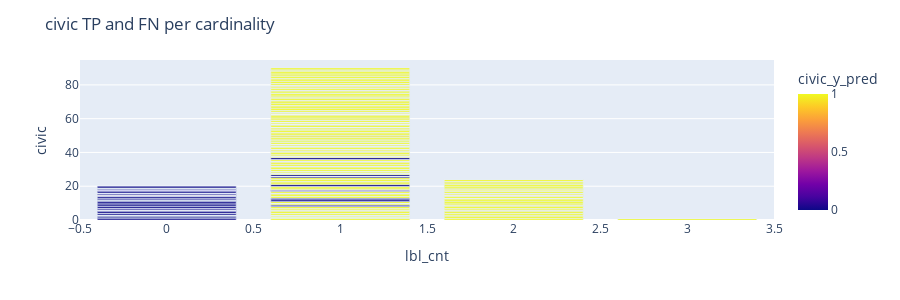
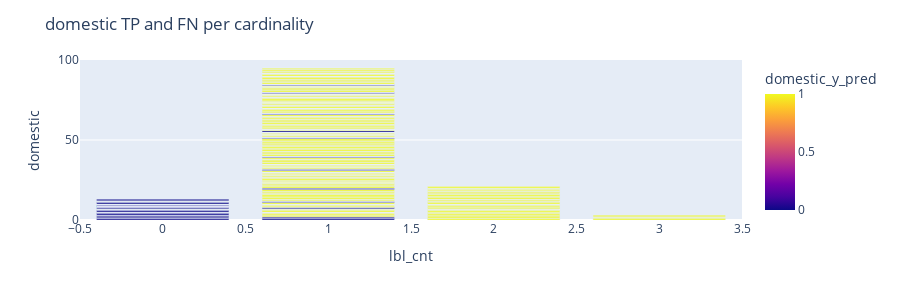
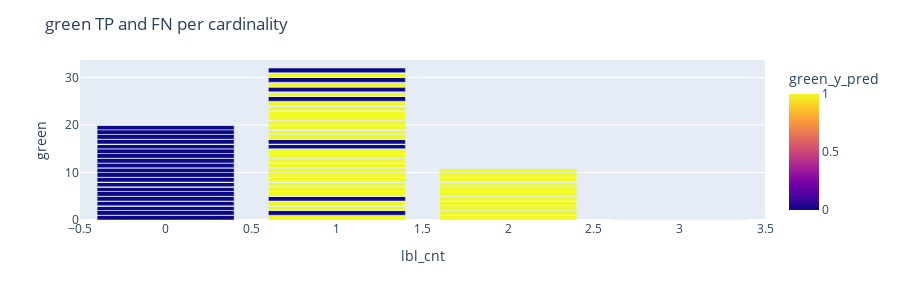
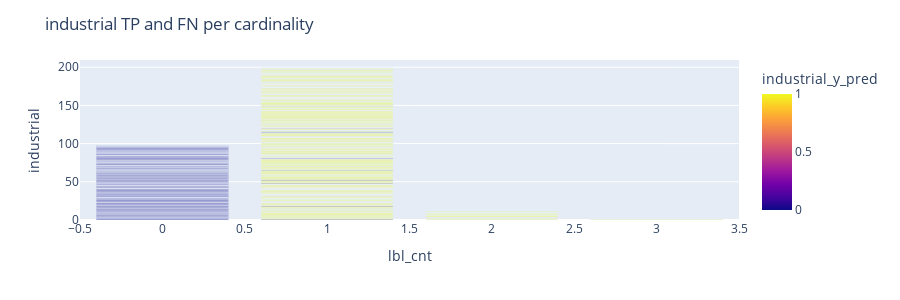

Notebook code for these charts, in order:
### Code cell
def review_conventions (df):
    
        display (df.head(2))
        display (df['lbl_cnt'].max())
        plt.clf()
        
        for conv in _DLModels.keys():
            fig = px.bar(df, x=df['lbl_cnt'], y=df[conv], color=df[conv+'_y_pred'],height=300)
            fig.update_layout(barmode='stack', title_text=conv+' TP and FN per cardinality',yaxis={'categoryorder':'total descending'} )#stack
            fig.show()

global_final_results_df = update_predict_info(global_final_results_df)
review_conventions (global_final_results_df)

### Figure 1 — Plotly figure (JSON) as saved in the notebook; plotly's stock layout.template omitted (floating-point values rounded to 4 significant figures; data arrays with more than 128 entries replaced by an {"elided": "..."} marker saying what was removed)
{"data": [{"alignmentgroup": "True", "hoverlabel": {"namelength": 0}, "hovertemplate": "lbl_cnt=%{x}<br>civic=%{y}<br>civic_y_pred=%{marker.color}", "legendgroup": "", "marker": {"color": {"elided": "924 int values"}, "coloraxis": "coloraxis"}, "name": "", "offsetgroup": "", "orientation": "v", "showlegend": false, "textposition": "auto", "type": "bar", "x": {"elided": "924 int values"}, "xaxis": "x", "y": {"elided": "924 int values"}, "yaxis": "y"}], "layout": {"barmode": "stack", "coloraxis": {"colorbar": {"title": {"text": "civic_y_pred"}}, "colorscale": [[0, "#0d0887"], [0.1111, "#46039f"], [0.2222, "#7201a8"], [0.3333, "#9c179e"], [0.4444, "#bd3786"], [0.5556, "#d8576b"], [0.6667, "#ed7953"], [0.7778, "#fb9f3a"], [0.8889, "#fdca26"], [1, "#f0f921"]]}, "height": 300, "legend": {"tracegroupgap": 0}, "margin": {"t": 60}, "title": {"text": "civic TP and FN per cardinality"}, "xaxis": {"anchor": "y", "domain": [0, 1], "title": {"text": "lbl_cnt"}}, "yaxis": {"anchor": "x", "categoryorder": "total descending", "domain": [0, 1], "title": {"text": "civic"}}}}

### Figure 2 — Plotly figure (JSON) as saved in the notebook; plotly's stock layout.template omitted (floating-point values rounded to 4 significant figures; data arrays with more than 128 entries replaced by an {"elided": "..."} marker saying what was removed)
{"data": [{"alignmentgroup": "True", "hoverlabel": {"namelength": 0}, "hovertemplate": "lbl_cnt=%{x}<br>domestic=%{y}<br>domestic_y_pred=%{marker.color}", "legendgroup": "", "marker": {"color": {"elided": "924 int values"}, "coloraxis": "coloraxis"}, "name": "", "offsetgroup": "", "orientation": "v", "showlegend": false, "textposition": "auto", "type": "bar", "x": {"elided": "924 int values"}, "xaxis": "x", "y": {"elided": "924 int values"}, "yaxis": "y"}], "layout": {"barmode": "stack", "coloraxis": {"colorbar": {"title": {"text": "domestic_y_pred"}}, "colorscale": [[0, "#0d0887"], [0.1111, "#46039f"], [0.2222, "#7201a8"], [0.3333, "#9c179e"], [0.4444, "#bd3786"], [0.5556, "#d8576b"], [0.6667, "#ed7953"], [0.7778, "#fb9f3a"], [0.8889, "#fdca26"], [1, "#f0f921"]]}, "height": 300, "legend": {"tracegroupgap": 0}, "margin": {"t": 60}, "title": {"text": "domestic TP and FN per cardinality"}, "xaxis": {"anchor": "y", "domain": [0, 1], "title": {"text": "lbl_cnt"}}, "yaxis": {"anchor": "x", "categoryorder": "total descending", "domain": [0, 1], "title": {"text": "domestic"}}}}

### Figure 3 — Plotly figure (JSON) as saved in the notebook; plotly's stock layout.template omitted (floating-point values rounded to 4 significant figures; data arrays with more than 128 entries replaced by an {"elided": "..."} marker saying what was removed)
{"data": [{"alignmentgroup": "True", "hoverlabel": {"namelength": 0}, "hovertemplate": "lbl_cnt=%{x}<br>green=%{y}<br>green_y_pred=%{marker.color}", "legendgroup": "", "marker": {"color": {"elided": "924 int values"}, "coloraxis": "coloraxis"}, "name": "", "offsetgroup": "", "orientation": "v", "showlegend": false, "textposition": "auto", "type": "bar", "x": {"elided": "924 int values"}, "xaxis": "x", "y": {"elided": "924 int values"}, "yaxis": "y"}], "layout": {"barmode": "stack", "coloraxis": {"colorbar": {"title": {"text": "green_y_pred"}}, "colorscale": [[0, "#0d0887"], [0.1111, "#46039f"], [0.2222, "#7201a8"], [0.3333, "#9c179e"], [0.4444, "#bd3786"], [0.5556, "#d8576b"], [0.6667, "#ed7953"], [0.7778, "#fb9f3a"], [0.8889, "#fdca26"], [1, "#f0f921"]]}, "height": 300, "legend": {"tracegroupgap": 0}, "margin": {"t": 60}, "title": {"text": "green TP and FN per cardinality"}, "xaxis": {"anchor": "y", "domain": [0, 1], "title": {"text": "lbl_cnt"}}, "yaxis": {"anchor": "x", "categoryorder": "total descending", "domain": [0, 1], "title": {"text": "green"}}}}

### Figure 4 — Plotly figure (JSON) as saved in the notebook; plotly's stock layout.template omitted (floating-point values rounded to 4 significant figures; data arrays with more than 128 entries replaced by an {"elided": "..."} marker saying what was removed)
{"data": [{"alignmentgroup": "True", "hoverlabel": {"namelength": 0}, "hovertemplate": "lbl_cnt=%{x}<br>industrial=%{y}<br>industrial_y_pred=%{marker.color}", "legendgroup": "", "marker": {"color": {"elided": "924 int values"}, "coloraxis": "coloraxis"}, "name": "", "offsetgroup": "", "orientation": "v", "showlegend": false, "textposition": "auto", "type": "bar", "x": {"elided": "924 int values"}, "xaxis": "x", "y": {"elided": "924 int values"}, "yaxis": "y"}], "layout": {"barmode": "stack", "coloraxis": {"colorbar": {"title": {"text": "industrial_y_pred"}}, "colorscale": [[0, "#0d0887"], [0.1111, "#46039f"], [0.2222, "#7201a8"], [0.3333, "#9c179e"], [0.4444, "#bd3786"], [0.5556, "#d8576b"], [0.6667, "#ed7953"], [0.7778, "#fb9f3a"], [0.8889, "#fdca26"], [1, "#f0f921"]]}, "height": 300, "legend": {"tracegroupgap": 0}, "margin": {"t": 60}, "title": {"text": "industrial TP and FN per cardinality"}, "xaxis": {"anchor": "y", "domain": [0, 1], "title": {"text": "lbl_cnt"}}, "yaxis": {"anchor": "x", "categoryorder": "total descending", "domain": [0, 1], "title": {"text": "industrial"}}}}
